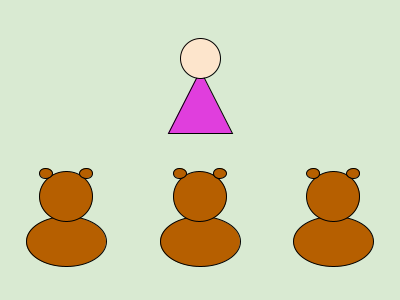
Frame 1 (no input)
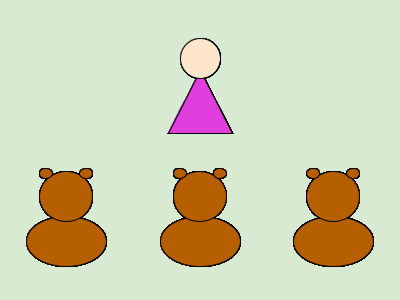
Frame 60 (the mouse pressed at the canvas centre just before this capture)
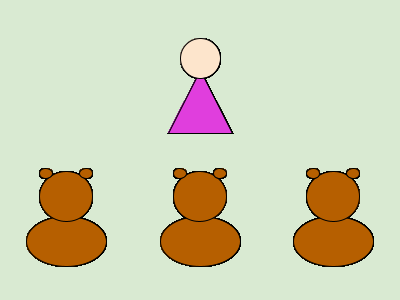
Frame 120 (the mouse held since frame 60 and released just before this capture)

The Processing sketch that drew these frames (run headless with seeded random() and noise(); from frame 60 on, the mouse is pressed at the canvas centre):

// Processing sketch: goldilocks_function
// ── goldilocks_function.pde
void setup()
{
  size(400, 300);
  background(217, 234, 210);
}

void draw()
{
  ellipseMode(CENTER);
  
  goldilocks();
  
  //left bear
  bear(width/6, height*0.722);
  //middle bear
  bear(width/2, height*0.722);
  //right bear
  bear(width/1.2, height*0.722);
}

void goldilocks()
{
  //set the size of goldilocks
  float gHeight = height/3;
  float gWidth = width/5;
  
  //point at the central position of goldilocks
  float gX = width/2;
  float gY = height*0.277;
  
  //body
  fill(224, 62, 221);
  triangle(gX, //x1
          gY - gHeight/8, //y1
          gX - gWidth/2.5, //x2
          gY + gHeight/2, //y2
          gX + gWidth/2.5, //x3
          gY + gHeight/2); //y3
          
  //head
  fill(253, 229, 204);
  ellipse(gX, gY - gHeight/4, gWidth/2 , gHeight/2 - gHeight/10);
}

void bear(float bearX, float bearY)
{
  //set the size of the bears
  float bHeight = height/3;
  float bWidth = width/5;
   
  //make the bears brown
  fill(182, 95, 0);
   
  //body
  ellipse(bearX, bearY + bHeight/4, bWidth, bHeight/2);
  //head
  ellipse(bearX, bearY - bHeight/5, bWidth/1.5, bHeight/2);
  //ears
  ellipse(bearX - bWidth/4, bearY - bHeight/2.3, bWidth/6, bHeight/10);
  //print(bWidth + "\n");
  ellipse(bearX + bWidth/4, bearY - bHeight/2.3, bWidth/6, bHeight/10);
}
